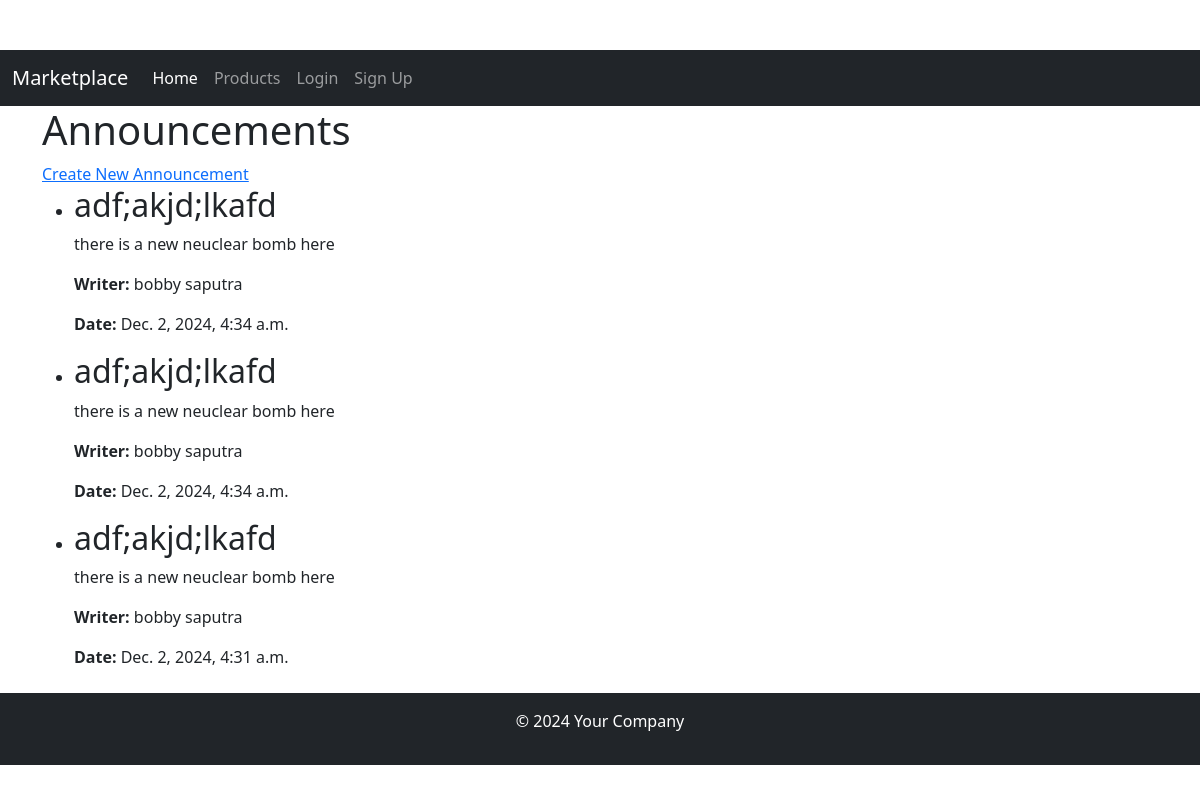
Page /announcements/ on the earlier database version.
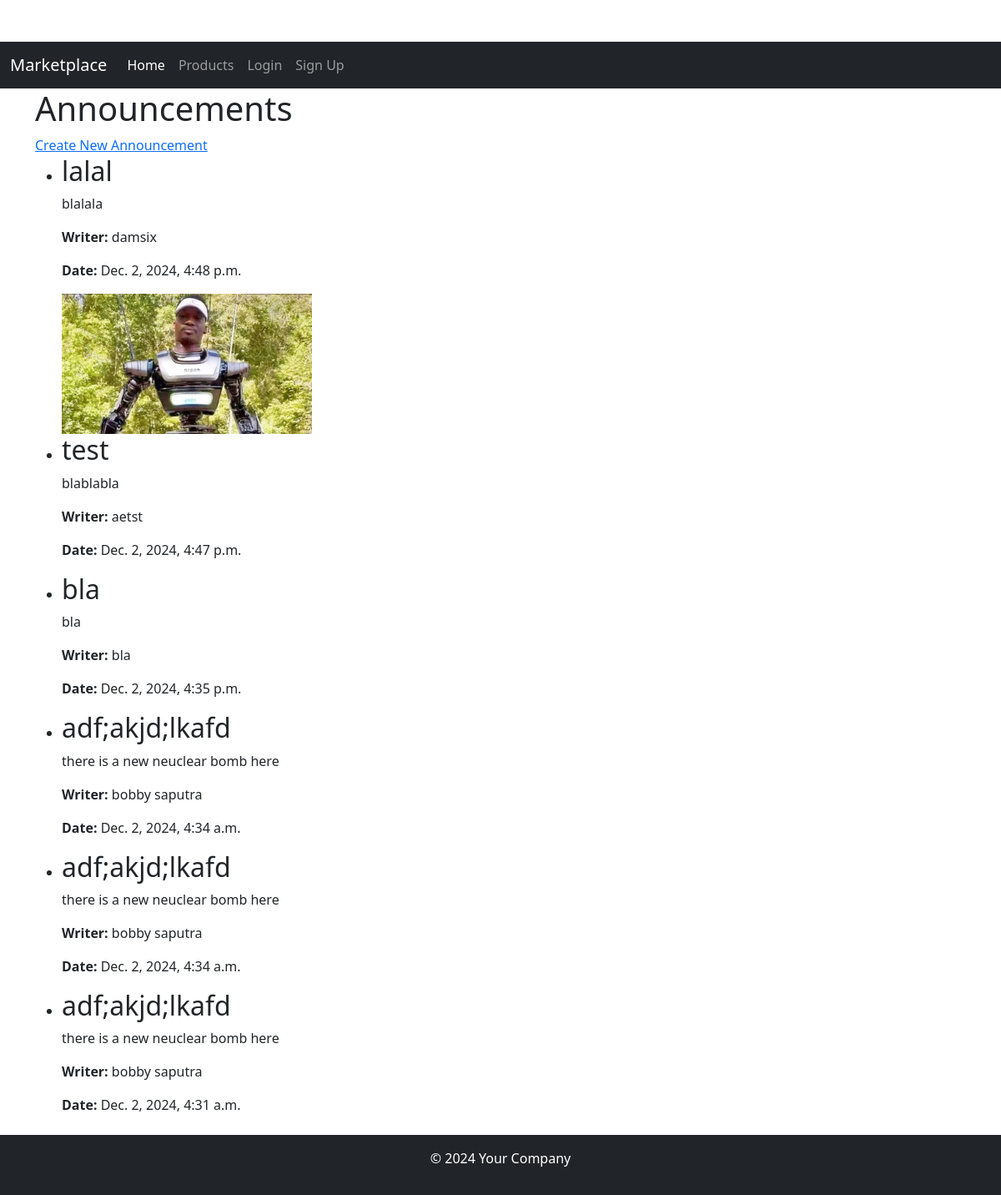
Same page on the later database version.
### announcements/models.py (models this page shows, shortened)
class Announcement(models.Model):
    announcementTitle = models.CharField(max_length=255)
    message = models.TextField()
    photo = models.ImageField(upload_to='announcements/', null=True, blank=True)  # Optional image
    writer = models.CharField(max_length=100)
    date = models.DateTimeField(auto_now_add=True)  # Automatically sets the date when the announcement is created

### announcements/views.py (the view)
# urls.py: path('', views.announcement_list, name='announcement_list'),  # List announcements
def announcement_list(request):
    announcements = Announcement.objects.all().order_by('-date')  # Ensure this returns results
    return render(request, 'announcements/announcement_list.html', {'announcements': announcements})

### templates/announcements/announcement_list.html
{% extends "base_generic.html" %}
{% block content %}
    <h1>Announcements</h1>
    <a href="{% url 'announcements:create_announcement' %}">Create New Announcement</a>
    <ul>
        {% for announcement in announcements %}
            <li>
                <h2>{{ announcement.announcementTitle }}</h2>
                <p>{{ announcement.message }}</p>
                <p><strong>Writer:</strong> {{ announcement.writer }}</p>
                <p><strong>Date:</strong> {{ announcement.date }}</p>
                {% if announcement.photo %}
                    <img src="{{ announcement.photo.url }}" alt="Photo for {{ announcement.announcementTitle }}" style="max-width: 300px;">
                {% endif %}
            </li>
        {% empty %}
            <p>No announcements available.</p>
        {% endfor %}
    </ul>
{% endblock %}

### templates/base_generic.html (shortened to what this page needs)
<!DOCTYPE html>
<html lang="en">
<head>
    <link href="https://cdn.jsdelivr.net/npm/bootstrap@5.3.3/dist/css/bootstrap.min.css" rel="stylesheet">
</head>
<body>
<nav class="navbar navbar-expand-lg navbar-dark bg-dark">
  <div class="container-fluid">
    <a class="navbar-brand" href="">Marketplace</a>
    <div class="collapse navbar-collapse" id="navbarNav">
      <ul class="navbar-nav">
        <li class="nav-item">
          <a class="nav-link active" href="">Home</a>
        </li>
        <li class="nav-item">
          <a class="nav-link" href="">Products</a>
        </li>
        <li class="nav-item">
          <a class="nav-link" href="">Login</a>
        </li>
        <li class="nav-item">
          <a class="nav-link" href="">Sign Up</a>
        </li>
      </ul>
    </div>
  </div>
</nav>
<div class="container">
    {% block content %}
    {% endblock %}
</div>
<footer class="bg-dark text-white text-center p-3 mt-4">
    <p>&copy; 2024 Your Company</p>
</footer>
</body>
</html>

### templates/base_generic.html (style rules this page uses)
body { padding-top: 50px; }

Differences in the rows shown:
added Announcement: announcementTitle "lalal", message "blalala", writer "damsix", date "Dec. 2, 2024, 4:48 p.m.", photo (picture)
added Announcement: announcementTitle "test", message "blablabla", writer "aetst", date "Dec. 2, 2024, 4:47 p.m."
added Announcement: announcementTitle "bla", message "bla", writer "bla", date "Dec. 2, 2024, 4:35 p.m."
